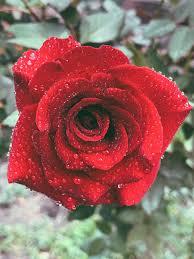
#> input picture images/img6.jpg, 194 x 259 px, found by its file name
$ python q6.py
#> lines starting #> are read from the running program, lines starting #| are printed output that depends on the picture
### final_lab/zahinDIP/zahin_dip.py
from typing import Tuple

import numpy as np
import numpy.typing as npt
import cv2

import numpy as np
import numpy.typing as npt

# [11 lines left out: function toggle_contrast, not called in this run]


def high_contrast(img: npt.NDArray[np.uint8]) -> npt.NDArray[np.uint8]:
    return cv2.equalizeHist(img).astype(np.uint8)

def low_contrast(img: npt.NDArray[np.uint8], low: int = 50, high: int = 200) -> npt.NDArray[np.uint8]:
    return cv2.normalize(img, None, low, high, cv2.NORM_MINMAX)

# [38 lines left out: functions calc_hist, log_transform, gamma_correction, step_func, not called in this run]


def conv2D(img: npt.NDArray[np.uint8], kernel: npt.NDArray[np.float32], kernel_size: int, max_value: int = 255, input_normalize: bool = True, same: bool = True, output_normalize: bool = True)->npt.NDArray:
    img = img.astype(np.float32)
    if input_normalize:
        img = img / float(max_value)
    row = img.shape[0]
    col = img.shape[1]
    row_transformed = row - kernel_size + 1
    col_transformed = col - kernel_size + 1
    pad_width = (kernel_size - 1) // 2
    img_padded = np.array(img)
    if same:
        row_transformed = row
        col_transformed = col
        img_padded = np.pad(img_padded, pad_width, mode = 'constant', constant_values = 0)
    img_transformed = np.zeros((row_transformed, col_transformed), dtype = np.float32)
    for i in range(row_transformed):
        for j in range(col_transformed):
            patch = img_padded[i:(i + kernel_size), j:(j + kernel_size)]
            img_transformed[i][j] = np.sum((patch * kernel))
    if output_normalize:
        # max_transformed = np.max(img_transformed)
        # min_transformed = np.min(img_transformed)
        # img_transformed = ((img_transformed - min_transformed) / (max_transformed - min_transformed))
        img_transformed *= float(max_value)
        img_transformed = np.clip(np.round(img_transformed), 0, max_value)
        img_transformed = img_transformed.astype(np.uint8)
    return img_transformed


# [4 lines left out: function _calc_pdf, not called in this run]

def _calc_cdf(pdf: npt.NDArray[np.float32])->npt.NDArray[np.float32]:
    cdf = np.cumsum(pdf)
    return cdf

# [99 lines left out: functions hist_equaliz, hist_matchv1, hist_matchv2, adaptive_hist_equaliz, hist_clahe, adaptive_hist_clahe, not called in this run]


def get_rect_se(kernel_size: int = 5)->npt.NDArray[np.uint8]:
    return cv2.getStructuringElement(cv2.MORPH_RECT, (kernel_size, kernel_size)).astype(np.uint8)


def get_ellipse_se(kernel_size: int = 5)->npt.NDArray[np.uint8]:
    return cv2.getStructuringElement(cv2.MORPH_ELLIPSE, (kernel_size, kernel_size)).astype(np.uint8)

def get_cross_se(kernel_size: int = 5)->npt.NDArray[np.uint8]:
    return cv2.getStructuringElement(cv2.MORPH_CROSS, (kernel_size, kernel_size)).astype(np.uint8)

# [22 lines left out: functions get_diamond_se, ero_or_dial, not called in this run]

def morph_open(img: npt.NDArray[np.uint8], kernel: npt.NDArray[np.uint8])->npt.NDArray[np.uint8]:
    return ero_or_dial(ero_or_dial(img, kernel, type_morph='ero'), kernel, type_morph = 'dial')

def morph_close(img: npt.NDArray[np.uint8], kernel: npt.NDArray[np.uint8])->npt.NDArray[np.uint8]:
    return ero_or_dial(ero_or_dial(img, kernel, type_morph='dial'), kernel, type_morph = 'ero')

def morph_tohat(img: npt.NDArray[np.uint8], kernel: npt.NDArray[np.uint8])->npt.NDArray[np.uint8]:
    return cv2.subtract(img, morph_open(img, kernel))

def morph_blackhat(img: npt.NDArray[np.uint8], kernel: npt.NDArray[np.uint8])->npt.NDArray[np.uint8]:
    return cv2.subtract(morph_close(img, kernel), img)


# [11 lines left out: function ideal_lowpass_filter, not called in this run]

def ideal_highpass_filter(img: npt.NDArray[np.uint8], radius: int)->npt.NDArray[np.uint8]:
    filter = (1 - ideal_lowpass_filter(img, radius)).astype(np.uint8)
    return filter

# [37 lines left out: functions ideal_bandpass_filter, apply_fft, apply_filter, butterworth_lowpass_filter, not called in this run]

def butterworth_highpass_filter(img: npt.NDArray[np.uint8], d0: int = 40, n: int = 2) -> npt.NDArray[np.float32]:
    return 1 - butterworth_lowpass_filter(img, d0, n)

# [8 lines left out: function gaussian_lowpass_filter, not called in this run]

def gaussian_highpass_filter(img: npt.NDArray[np.uint8], d0: int = 40) -> npt.NDArray[np.float32]:
    return 1 - gaussian_lowpass_filter(img, d0)


def butterworth_bandpass_filter(img: npt.NDArray[np.uint8], d_low: int = 30, d_high: int = 80, n: int = 2) -> npt.NDArray[np.float32]:
    return butterworth_lowpass_filter(img, d_high, n) - butterworth_lowpass_filter(img, d_low, n)

def gaussian_bandpass_filter(img: npt.NDArray[np.uint8], d_low: int = 30, d_high: int = 80) -> npt.NDArray[np.float32]:
    return gaussian_lowpass_filter(img, d_high) - gaussian_lowpass_filter(img, d_low)

### final_lab/q6.py
import cv2
import numpy as np
import matplotlib.pyplot as plt
from zahinDIP import zahin_dip as zahin


def main():
    img = cv2.imread('/home/zahin/Desktop/DIP_LAB/images/img6.jpg', cv2.IMREAD_GRAYSCALE)
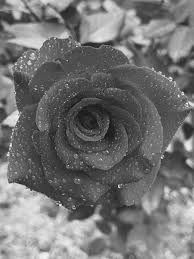
#> img: shape (259, 194); min 16, max 255, mean 114.6
    kernels = {
        'Average': np.ones((3,3), dtype=np.float32)/9,
        'Sobel_X': np.array([[-1,0,1], [-2,0,2], [-1,0,1]], dtype=np.float32),
        'Sobel_Y': np.array([[-1,-2,-1],[0,0,0],[1,2,1]], dtype=np.float32),
        'Prewitt_X': np.array([[-1,0,1],[-1,0,1],[-1,0,1]], dtype=np.float32),
        'Prewitt_Y': np.array([[-1,-1,-1],[0,0,0],[1,1,1]], dtype=np.float32),
        'Scharr_X': np.array([[-3,0,3],[-10,0,10],[-3,0,3]], dtype=np.float32),
        'Scharr_Y': np.array([[-3,-10,-3],[0,0,0],[3,10,3]], dtype=np.float32),
        'Laplace': np.array([[0,1,0],[1,-4,1],[0,1,0]], dtype=np.float32),
        'Custom1': np.array([[1,2,1],[0,0,0],[-1,-2,-1]], dtype=np.float32),
        'Custom2': np.array([[0,1,0],[1,-4,1],[0,1,0]], dtype=np.float32),
        'Custom3': np.array([[2,0,-2],[1,0,-1],[0,0,0]], dtype=np.float32),
        'Custom4': np.array([[0,-1,0],[-1,5,-1],[0,-1,0]], dtype=np.float32)
    }

    plt.figure(figsize=(16, 9))
    total_row = 3
    total_col = 4

    for index, (name, kernel) in enumerate(kernels.items()):
        img_transformed = zahin.conv2D(img, kernel, 3)
        plt.subplot(total_row, total_col, index + 1)
        plt.imshow(img_transformed, cmap = 'gray')
        plt.title(name)
        plt.axis(False)
#> this loop made 12 passes
#> pass 1, in conv2D, `img_padded = np.pad(img_padded, pad_width, mode = 'constant', constant..`:
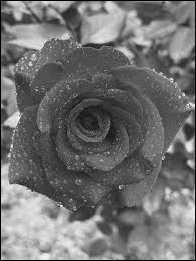
#> img_padded: shape (261, 196) float32; min 0, max 1, mean 0.441
#> pass 1, in main, `img_transformed = zahin.conv2D(img, kernel, 3)`:
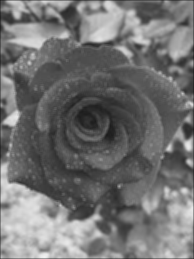
#> img_transformed: shape (259, 194); min 28, max 241, mean 113.8


    plt.tight_layout()
    plt.savefig('./outputs/q6.png')
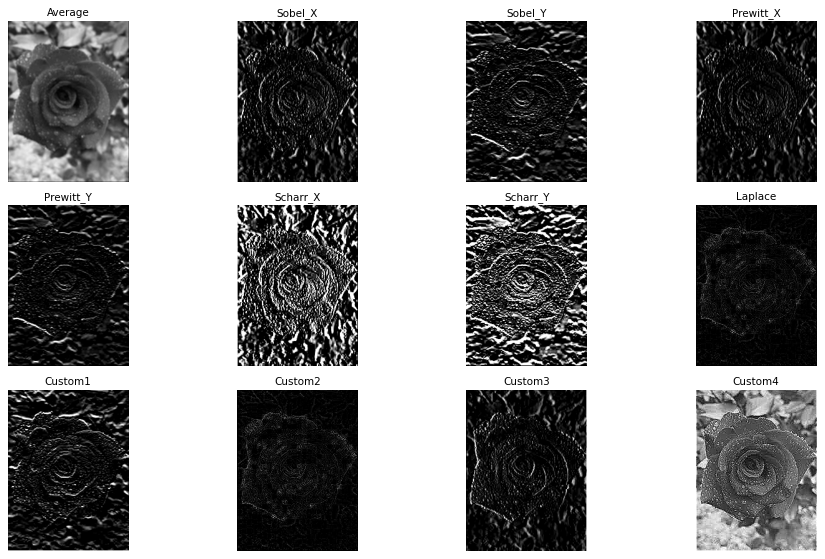
#> figure drawn by matplotlib, 12 panels


if __name__ == '__main__':
    main()

$ run again, with images/img3.jpg copied over images/img6.jpg
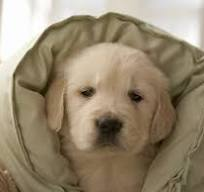
#> input picture images/img3.jpg, 204 x 192 px, found by its file name
#> in main, `img = cv2.imread('/home/zahin/Desktop/DIP_LAB/images/img6.jpg', cv2.IM..`:
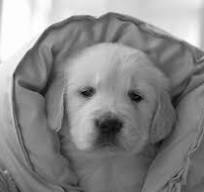
#> img: shape (192, 204); min 0, max 255, mean 137.1
#> the loop in main, `for index, (name, kernel) in enumerate(kernels.items()):` made 12 passes
#> pass 1, in conv2D, `img_padded = np.pad(img_padded, pad_width, mode = 'constant', constant..`:
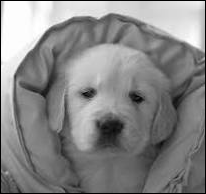
#> img_padded: shape (194, 206) float32; min 0, max 1, mean 0.527

$ run again, with images/img4.jpg copied over images/img6.jpg
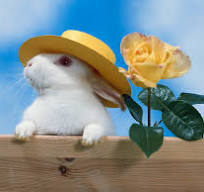
#> input picture images/img4.jpg, 204 x 192 px, found by its file name
#> the loop in main, `for index, (name, kernel) in enumerate(kernels.items()):` made 12 passes
#> pass 1, in conv2D, `img_padded = np.pad(img_padded, pad_width, mode = 'constant', constant..`:
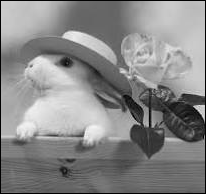
#> img_padded: shape (194, 206) float32; min 0, max 0.953, mean 0.531
#> pass 1, in main, `img_transformed = zahin.conv2D(img, kernel, 3)`:
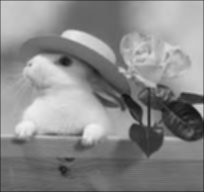
#> img_transformed: shape (192, 204); min 16, max 240, mean 137.2

$ run again, with images/img5.jpg copied over images/img6.jpg
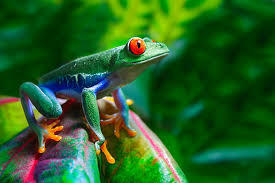
#> input picture images/img5.jpg, 275 x 183 px, found by its file name
#> the loop in main, `for index, (name, kernel) in enumerate(kernels.items()):` made 12 passes
#> pass 1, in conv2D, `img_padded = np.pad(img_padded, pad_width, mode = 'constant', constant..`:
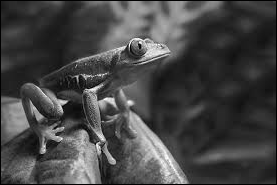
#> img_padded: shape (185, 277) float32; min 0, max 1, mean 0.271
#> pass 1, in main, `img_transformed = zahin.conv2D(img, kernel, 3)`:
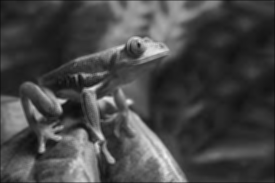
#> img_transformed: shape (183, 275); min 13, max 241, mean 69.9
